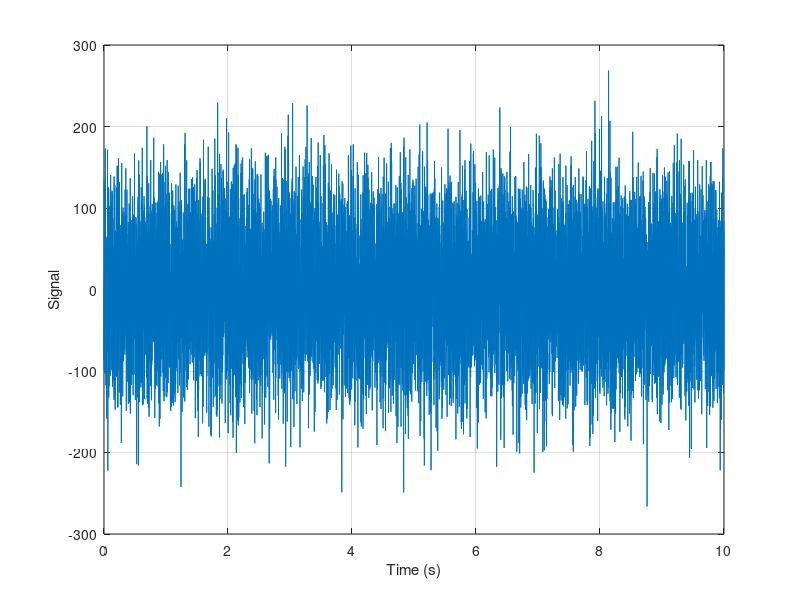

MATLAB code for this plot: (Note: this script raises an error after producing the figure.)
% Generate random signal with given PSD

% XiaoCY 2021-02-24

%%
clear;clc

fs = 1e3;
L = 5e3;                            % frequency length (excluding DC)
N = 2*L+1;                          % data length
f = (1:L)'*fs/N;                    % one-sided frequency

S = 3+exp(-(f-250).^2/2/30^2);      % square root of one-sided PSD (common used)

%%
A = S*sqrt(N*fs);                   % abs(X)
phi = randn(L,1)*pi;                % random phase
X1 = A.*exp(1j*phi);
X = [0+0j; X1; conj(X1)];           % two-sided FFT
x = ifft(X);
x = real(x);

%%
t = (0:N-1)/fs;

figure('Name','signal')
plot(t,x)
grid on
xlabel('Time (s)')
ylabel('Signal')


nfft = round(N/10);
win = hanning(nfft);
noverlap = round(nfft*0.8);
[pxx,fx] = pwelch(x,win,noverlap,nfft,fs,'onesided');

figure('Name','PSD')
plot(fx,sqrt(pxx),'DisplayName','generated')
hold on
grid on
plot(f,S,'DisplayName','target')
legend
xlabel('Frequency (Hz)')
ylabel('PSD')